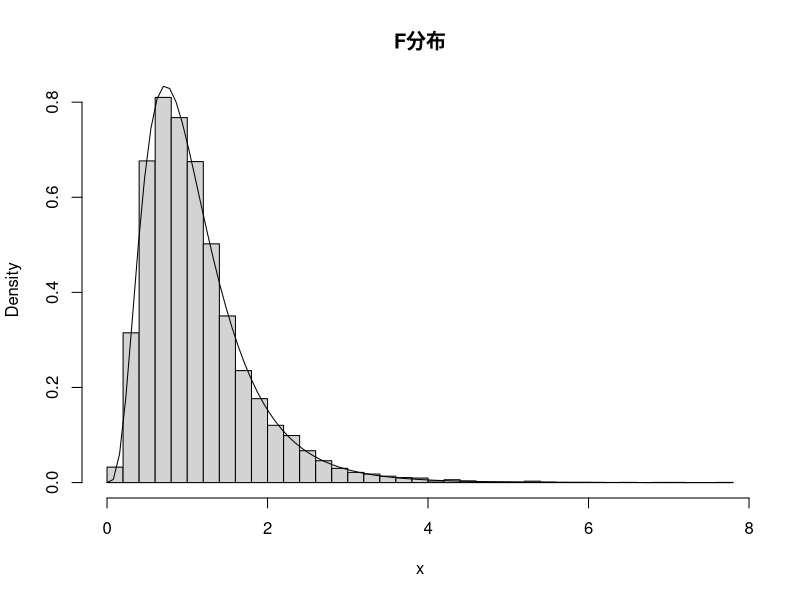

Reproduce this figure in R.
# 標準正規分布から自由度dfの数だけサンプルを抽出し、それらの二乗和を求める
kai2 <- function(df) {
  sum(rnorm(df, mean=0, sd=1)**2)
}

# F値(2つのカイ二乗値を自由度で割った値の比)を求める
f_value <- function(df1, df2) {
  (kai2(df1) / df1) / (kai2(df2) / df2)
}

# 自由度(10, 20)のF分布
df1 <- 10
df2 <- 20
x <- sapply(c(1:10000), function(x) { f_value(df1, df2) } )
hist(x, freq=FALSE, breaks=30, main="F分布" )
curve(df(x, df1, df2), add=TRUE)
